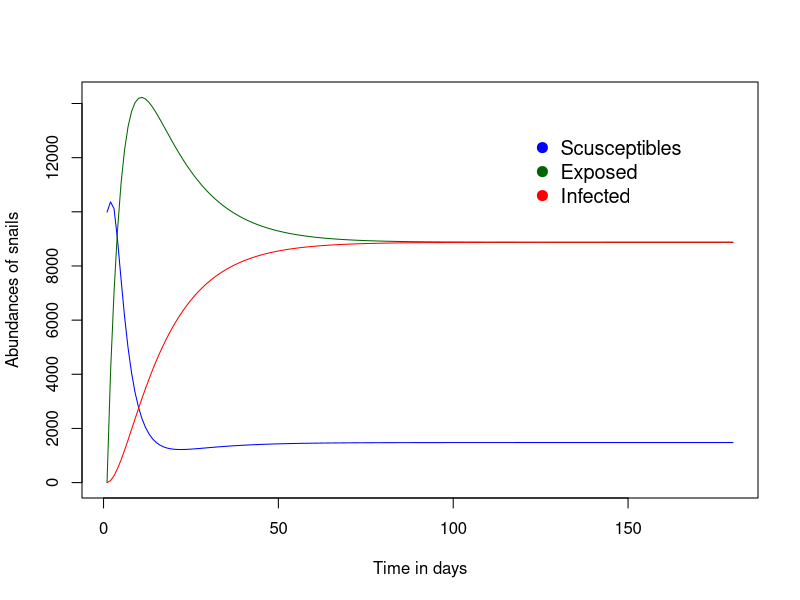
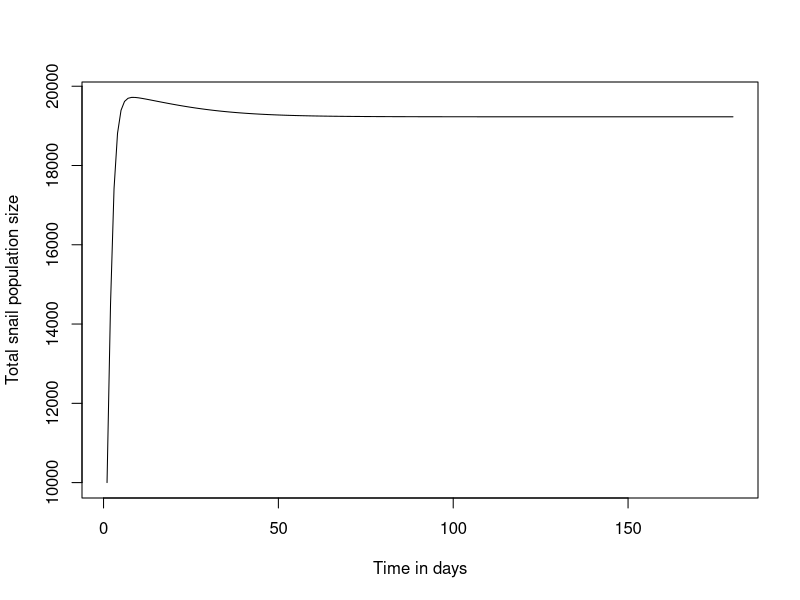
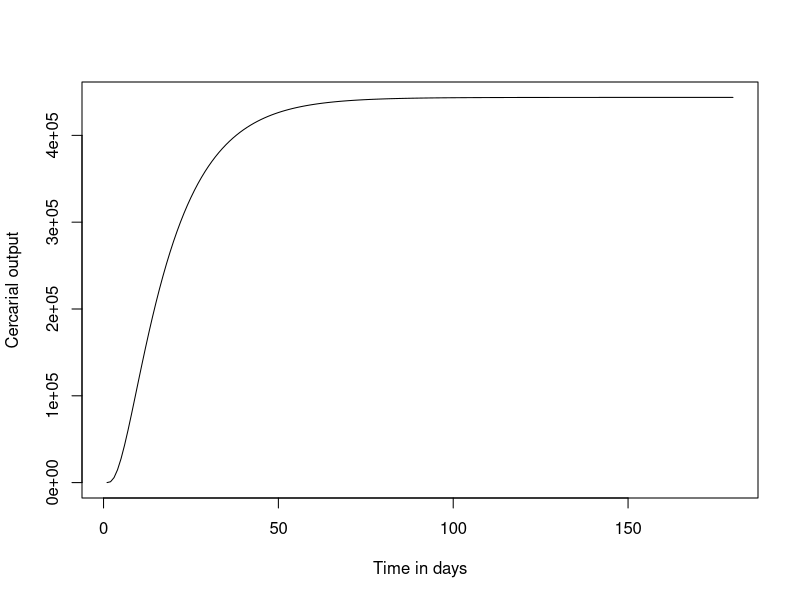
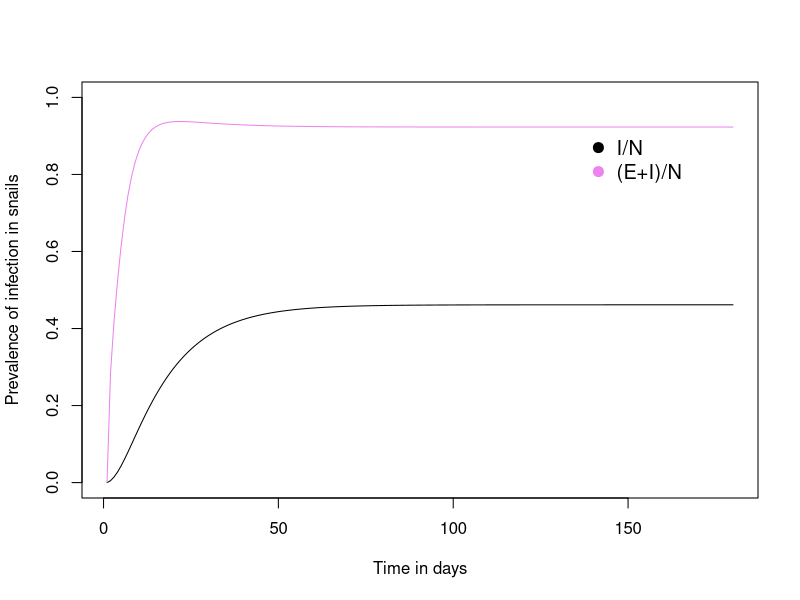
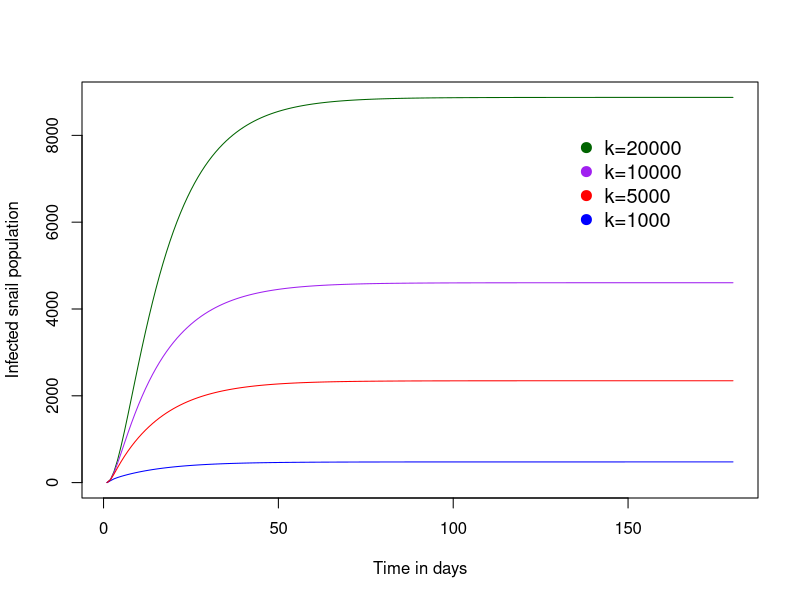
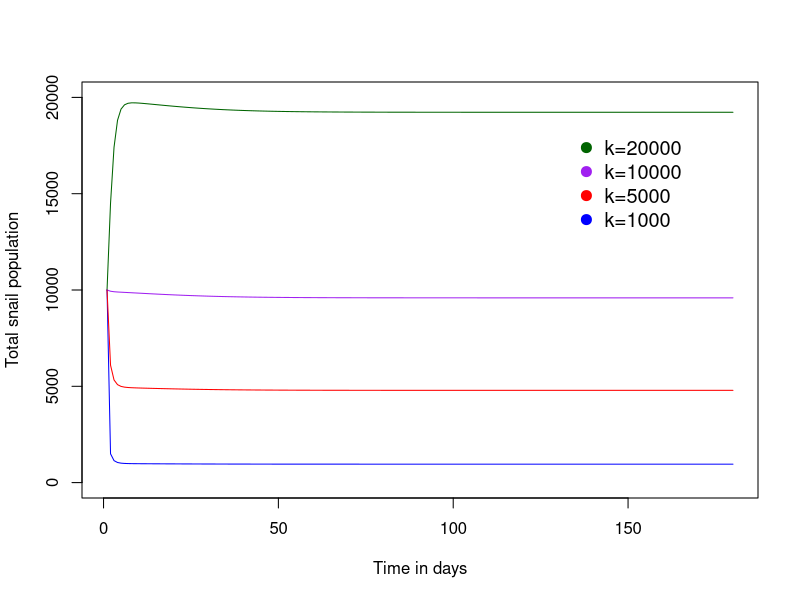
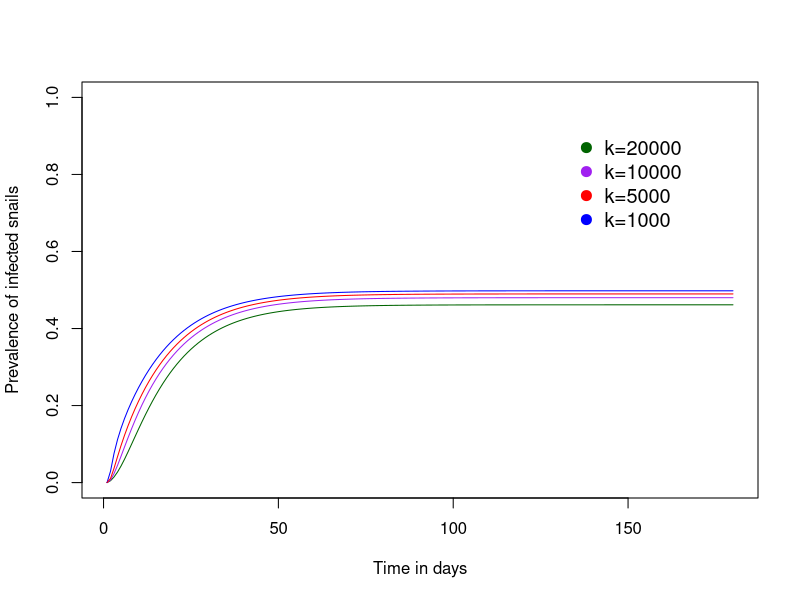
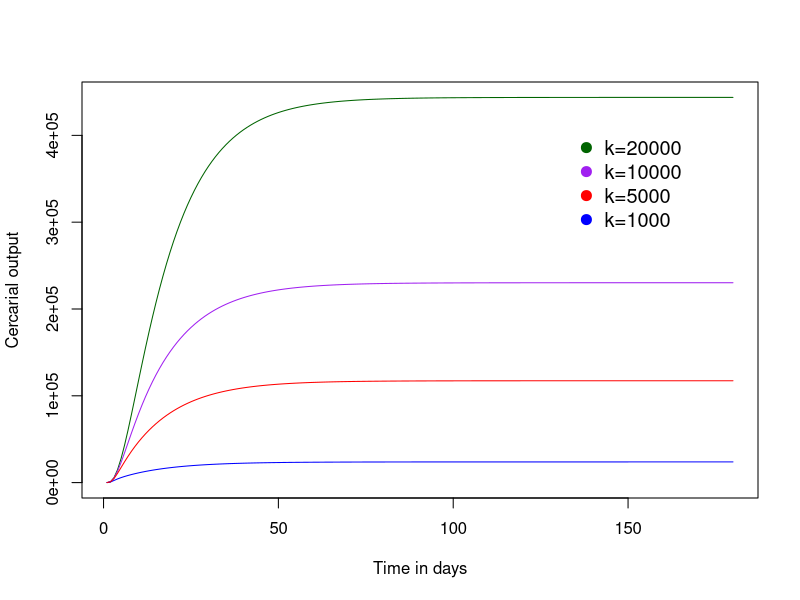

Generate these figures, in order, with R: (Note: this script raises an error after producing the figures.)
#############################
#Author: Veronica Malizia
#Date: 10/03/2022
#R version: 3.6.1

#Snails are infected with a FOIs: human-to-snail
#This modules implements the SEI model for freshwater snail population
#The model provides as outcome the FOIh: snail-to-human

#Daily timesteps for snail population dynamics

#This script is explorative for snails dynamics. In the main Schisto model it is already included in line
#############################
rm(list = ls())

library(deSolve)
SEI <- function(t, x, parms) {    
    with(as.list(c(parms, x)), {
        N <- S+E+I #is better to work with densities?
        #Logistic growth
        #For population growing with limited amount of resources
        beta <- beta0*(1-N/k) #Infected snails do not reproduce
        FOIsnails <- FOIs/N
        
        #Equations
        dS <- beta*(S+E) - (v+(FOIsnails))*S #susceptible
        dE <- (FOIsnails)*S - (v+tau)*E #Exposed: snails are invaded, but larvae are not patent yet. Thus, snails do not shed cercariae
        dI <- tau*E - v2*I  #Infected: larvae in the snail are mature and snails shed cercariae
        dC <- lambda*I - m*C #Cercariae (output)
        res <- c(dS, dE, dI, dC)
        list(res)
    })
}

#Checks:
## 1. N is not supposed go asymptotically move towards k, because respectively to a normal logistic growth function (beta*(1-N/k)*N)
##    here only S + E contribute to the reproduction. Moreover, I has an extra mortality factor.
##    The population dynamics are different than a normal logistic growth population.
##
## 2. Is (and if so why) the snail infection prevalence affected by the choice of k? (see plotting code at the end of the document)

## Parameters
#ENV = 500 #L, total volume of water
max.reproduction.rate = 1 #d^-1 from Civitello DJ, 2022 #monthly is ~ 1 egg/day 
carrying.capacity = 20000 #arbitrary. To be estimated. #Civitello uses 5 L^-1 (about 30 per m3) 
lifespan = 100 #days, Civitello #Gurarie: about 3 months
lifespan.infected = 30 #days, Gurarie
mortality.rate = 1/lifespan 
#lifespan.reduction=0.8 #arbitrary. Still not enough evidence found.
mortality.rate.infection = 1/lifespan.infected #0.04 d^-1 from Civitello. He works with additional mortality
mu = 30 #1 month: lifespan of larvae within the snail, before shedding cercariae
infection.rate = 1/mu 
#c = 2 #contact rate for snails. This should also be a calibrating parameter. 
#For now we assume that snails get in contact with all free-living miracidiae. I think it cannot be >1
chi = 0.5 #probability of a successful invasion for a single miracidia getting in contact with the host
# 0.5 is Civitello. OR it is for now computed from a Poisson as P(x=1)=0.8*exp(-0.8) using the infection rate from Anderson & May (1991).
# However, I would consider it arbitrary too and then to be estimated. (Or look for data)
miracidiae = 10000 #fixed monthly intake
l0 = 1/15 #1/d. Rate of sporocyst development in snails, given successful invasion.
cerc.prod.rate = 50 #1/d per infected snail
cerc.mortality = 1 #1/d

FOIs= chi*miracidiae #c*chi*miracidiae #Civitello uses 0.01
parms  <- c(beta0 = max.reproduction.rate, k = carrying.capacity, v = mortality.rate,
            FOIs = FOIs, v2 = mortality.rate.infection, tau = infection.rate,
            lambda = cerc.prod.rate, m = cerc.mortality)

## vector of time steps
#I have to stick to monthly time step as in the main module.
ndays=180
times <- 1:ndays

## initial conditions
#M0 = 100
pop.size=10000
E0=10
I0=0
S0=pop.size - sum(E0, I0)
C0=0
#If densities: S0=1

## Start values for steady state
xstart <- c(S = S0, E = E0, I = I0, C = C0)

## Solving single run
# solve ODEs
out <-  lsoda(xstart, times, SEI, parms) #tra gli argomenti ha la mia funzione che definisce il sistema differenziale
# Translate the output into a data.frame
out2 <- as.data.frame(out)

#Solving iteratively for different carring capacities
ks <- c(1000, 5000, 10000, 20000)
for(i in 1:length(ks)){
  parms  <- c(beta0 = max.reproduction.rate, k = ks[i], v = mortality.rate,
              FOIs = FOIs, v2 = mortality.rate.infection, tau = infection.rate,
              lambda = cerc.prod.rate, m = cerc.mortality)
  assign(paste("out_", ks[i], sep = ""),
  as.data.frame(lsoda(xstart, times, SEI, parms)))
}

## Plotting
TOT <- out2$S + out2$E + out2$I
yname <- "Abundances of snails"
plot(out2$time, out2$S, col='blue', ylim=c(0, max(out[,2:4])), type='l', xlab = "Time in days",
     ylab = yname) #Susceptibles
lines(out2$time, out2$E, col='dark green') #Exposed (infected but not shedding larvae)
lines(out2$time, out2$I, col='red') #Infected (larvae are mature and snails excrete cercariae)
#str(out2)
legend("topright", 
       legend = c("Scusceptibles", "Exposed", "Infected"), 
       col = c("blue", "dark green", "red"), 
       pch = 20, 
       bty = "n", 
       pt.cex = 2, 
       cex = 1.2, 
       text.col = "black", 
       horiz = F , 
       inset = c(0.1, 0.1))

plot(out2$time, TOT, type='l', 
     xlab = "Time in days", ylab = "Total snail population size") 
plot(out2$time, out2$C, type='l', 
     xlab = "Time in days", ylab = "Cercarial output") 

#Plotting prevalence
plot(out2$time, out2$I/TOT, ylim=c(0, 1), type='l', 
     xlab = "Time in days", ylab = "Prevalence of infection in snails") 
lines(out2$time, (out2$I+out2$E)/TOT, ylim=c(0, 1), type='l', col='violet',
     xlab = "Time in days", ylab = "Prevalence of infection in snails")
legend("topright", 
       legend = c("I/N", "(E+I)/N"), 
       col = c("black", "violet"), 
       pch = 20, 
       bty = "n", 
       pt.cex = 2, 
       cex = 1.2, 
       text.col = "black", 
       horiz = F , 
       inset = c(0.1, 0.1))


#Plotting if we run for different values of k
#Infected
plot(out_20000$time, out_20000$I, col='dark green', type='l', xlab = "Time in days",
     ylab = "Infected snail population") 
lines(out_10000$time, out_10000$I, col='purple', type='l', xlab = "Time in days",
     ylab = "Infected snail population") 
lines(out_1000$time, out_1000$I, col='blue', type='l', xlab = "Time in days",
      ylab = "Infected snail population")
lines(out_5000$time, out_5000$I, col='red', type='l', xlab = "Time in days",
      ylab = "Infected snail population") 
legend("topright", 
       legend = c("k=20000", "k=10000", "k=5000", "k=1000"), 
       col = c("dark green", "purple", "red", "blue"), 
       pch = 20, 
       bty = "n", 
       pt.cex = 2, 
       cex = 1.2, 
       text.col = "black", 
       horiz = F , 
       inset = c(0.1, 0.1))

#Total
plot(out_20000$time, (out_20000$S + out_20000$E + out_20000$I), col='dark green', type='l', xlab = "Time in days",
     ylab = "Total snail population", ylim = c(0, 20000)) 
lines(out_10000$time, (out_10000$S + out_10000$E + out_10000$I), col='purple', type='l', xlab = "Time in days",
     ylab = "Total snail population") 
lines(out_1000$time, (out_1000$S + out_1000$E + out_1000$I), col='blue', type='l', xlab = "Time in days",
      ylab = "Total snail population") #Susceptibles
lines(out_5000$time, (out_5000$S + out_5000$E + out_5000$I), col='red', type='l', xlab = "Time in days",
      ylab = "Total snail population") #Susceptibles
legend("topright", 
       legend = c("k=20000", "k=10000", "k=5000", "k=1000"), 
       col = c("dark green", "purple", "red", "blue"), 
       pch = 20, 
       bty = "n", 
       pt.cex = 2, 
       cex = 1.2, 
       text.col = "black", 
       horiz = F , 
       inset = c(0.1, 0.1))


#Prevalence
plot(out_20000$time, out_20000$I/(out_20000$S + out_20000$E + out_20000$I), col='dark green', type='l', xlab = "Time in days",
     ylab = "Prevalence of infected snails", ylim = c(0, 1)) 
lines(out_10000$time, out_10000$I/(out_10000$S + out_10000$E + out_10000$I), col='purple', type='l', xlab = "Time in days",
     ylab = "Prevalence of infected snails", ylim = c(0, 1)) 
lines(out_1000$time, out_1000$I/(out_1000$S + out_1000$E + out_1000$I), col='blue', type='l', xlab = "Time in days",
      ylab = "Prevalence of infected snails") 
lines(out_5000$time, out_5000$I/(out_5000$S + out_5000$E + out_5000$I), col='red', type='l', xlab = "Time in days",
      ylab = "Prevalence of infected snails") 
legend("topright", 
       legend = c("k=20000", "k=10000", "k=5000", "k=1000"), 
       col = c("dark green", "purple", "red", "blue"), 
       pch = 20, 
       bty = "n", 
       pt.cex = 2, 
       cex = 1.2, 
       text.col = "black", 
       horiz = F , 
       inset = c(0.1, 0.1))

#Cercariae
plot(out_20000$time, out_20000$C, col='dark green', type='l', xlab = "Time in days",
     ylab = "Cercarial output") 
lines(out_10000$time, out_10000$C, col='purple', type='l', xlab = "Time in days",
      ylab = "Cercarial output") 
lines(out_1000$time, out_1000$C, col='blue', type='l', xlab = "Time in days",
      ylab = "Cercarial output") 
lines(out_5000$time, out_5000$C, col='red', type='l', xlab = "Time in days",
      ylab = "Cercarial output") 
legend("topright", 
       legend = c("k=20000", "k=10000", "k=5000", "k=1000"), 
       col = c("dark green", "purple", "red", "blue"), 
       pch = 20, 
       bty = "n", 
       pt.cex = 2, 
       cex = 1.2, 
       text.col = "black", 
       horiz = F , 
       inset = c(0.1, 0.1))


final_equil <- data.frame(k = ks,
                          S = c(out_1000[180, "S"], out_5000[180, "S"], out_10000[180, "S"], out_20000[180, "S"]),
                          E = c(out_1000[180, "E"], out_5000[180, "E"], out_10000[180, "E"], out_20000[180, "E"]),
                          I = c(out_1000[180, "I"], out_5000[180, "I"], out_10000[180, "I"], out_20000[180, "I"]),
                          C = c(out_1000[180, "C"], out_5000[180, "C"], out_10000[180, "C"], out_20000[180, "C"]))

ggplot(final_equil, aes(x = k)) +
  geom_line(aes(y=S), colour = "green", size=2) +
  geom_line(aes(y=E), colour = "orange", size=2) +
  geom_line(aes(y=I), colour = "red", size=2) +
  geom_line(aes(y=E+I+S), size=2) +
  scale_x_continuous(name = "Carrying capacity (k)",
                     breaks = ks) +
  scale_y_continuous(name = "Snail population size")

ggplot(final_equil, aes(x=k)) + 
  geom_line(aes(y=I/(S+E+I)), size = 2) +
  scale_x_continuous(name = "Carrying capacity (k)",
                     breaks = ks) +
  scale_y_continuous(name = "Prevalence of infection in snails (fraction)",
                     limits = c(0, 1))

ggplot(final_equil, aes(x=k)) + 
  geom_line(aes(y=C), size = 2) +
  scale_x_continuous(name = "Carrying capacity (k)",
                     breaks = ks) +
  scale_y_continuous(name = "Cercarial production")
ggplot(final_equil, aes(x=k)) + 
  geom_line(aes(y=I), size = 2) +
  scale_x_continuous(name = "Carrying capacity (k)",
                     breaks = ks) +
  scale_y_continuous(name = "Shedding snails")
                          
                          
                          
